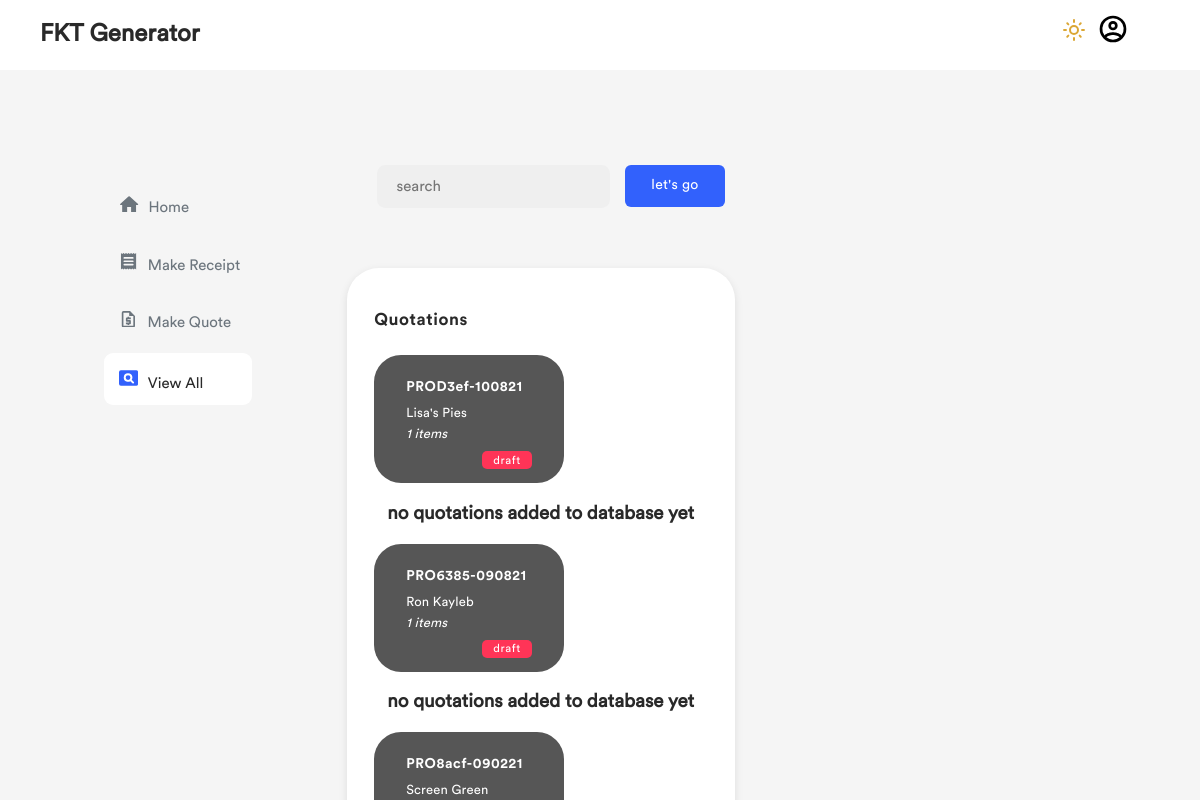
Screenshot of /all_forms (signed in) with the database file from the repository.
### recapp/models.py (models this page shows, shortened)
class Ticket(db.Model):
    id = db.Column(db.Integer, primary_key=True)
    pseudo_id = db.Column(db.String, unique=True, nullable=False)
    belongs_to = db.Column(db.String, nullable=False)
    form_type = db.Column(db.String, nullable=False)
    status = db.Column(db.String, nullable=False)
    subtotal = db.Column(db.Float, nullable=False, default=0.00)
    vat = db.Column(db.Float, nullable=False, default=0.00)
    total_sum = db.Column(db.Float, nullable=False, default=0.00)
    no_items = db.Column(db.Integer, nullable=False, default=0)
    issuance_date = db.Column(
        db.DateTime, nullable=False, default=datetime.utcnow())
    items = db.relationship('Storage', backref='pocket', lazy=True)

### recapp/routes.py (the view, shortened to what this page needs)
@app.route("/all_forms", methods=['GET', 'POST'])
@login_required
def all_forms():
    if not current_user.is_authenticated:
        flash('you need to login before accessing this page', 'danger')
        return redirect(url_for('index'))
    form = Search()
    view_all_forms = Ticket.query.order_by(Ticket.id.desc()).all()
    return render_template('all_forms.html', form=form, viewer=view_all_forms, title='Records')

### recapp/forms.py
class Search(FlaskForm):
    search_bar = StringField(validators=[DataRequired()])
    search_action = SubmitField("let's go")

### recapp/models.py (called while the page is built)
@daimyou.user_loader
def load_user(user_id):
    return User.query.get(int(user_id))

### recapp/templates/all_forms.html (shortened to what this page needs)
{% extends 'origin.html' %}
{% block content %}
    <main role="main">
        <div class="container">
            <div class="form-type">
                <div class="form">
                    <form class="generator for-search">
                        <div class="search">
                            {{ form.search_bar(class='top-on', placeholder='search') }}
                        </div>
                            {{ form.search_action(class='search-btn gen-btn btn') }}
                    </form>
                </div>
            </div>
           {% if payload %}
                {% for element in payload %}}
                    {% if element.form_type == 'PRO' %}
                       <div class="plaque r-margin">
                           <h1>Quotations</h1>
                           <div>
                                <a href="{{ url_for('form_viewer', ticket_id=element.id) }}">
                                    <div class="plaque-sm">
                                            <div class="form-id">
                                                <h2>{{ element.pseudo_id }}</h2>
                                            </div>
                                            <div class="details">
                                                <p>{{ element.belongs_to }}</p>
                                                <p><em>{{element.no_items}} items</em></p>
                                            </div>
                                            <div class="status {{ element.status }}">
                                                <small>{{ element.status }}</small>
                                            </div>
                                    </div>
                                </a>
                            </div>
                       </div>
                    {% else %}
                       <div class="plaque r-margin">
                           <h1>Receipts</h1>
                           <div>
                                <a href="{{ url_for('form_viewer', ticket_id=element.id) }}">
                                    <div class="plaque-sm">
                                            <div class="form-id">
                                                <h2>{{ element.pseudo_id }}</h2>
                                            </div>
                                            <div class="details">
                                                <p>{{ element.belongs_to }}</p>
                                                <p><em>{{element.no_items}} items</em></p>
                                            </div>
                                            <div class="status {{ element.status }}">
                                                <small>{{ element.status }}</small>
                                            </div>
                                    </div>
                                </a>
                            </div>
                       </div>
                    {% endif %}
                {% endfor %}
           {% else %}
                 <div class="plaque r-margin">
                <h1>Quotations</h1>
                {% if viewer %}
                    {% for element in viewer %}
                        {% if element.form_type == 'PRO' %}
                            <div>
                                <a href="{{ url_for('form_viewer', ticket_id=element.id) }}">
                                    <div class="plaque-sm">
                                            <div class="form-id">
                                                <h2>{{ element.pseudo_id }}</h2>
                                            </div>
                                            <div class="details">
                                                <p>{{ element.belongs_to }}</p>
                                                <p><em>{{element.no_items}} items</em></p>
                                            </div>
                                            <div class="status {{ element.status }}">
                                                <small>{{ element.status }}</small>
                                            </div>
                                    </div>
                                </a>
                            </div>
                        {% else %}
                            <h3 style="text-align: center;">no quotations added to database yet</h3>
                        {% endif %}
                    {% endfor %}
                {% endif %}
            </div>
           {% endif %}
        </div>
    </main>
{% endblock %}

### recapp/static/css/style.css (style rules this page uses)
:root { --white: #ffffff; --white2: #eeeeee; --white3: #f5f5f5; --black: #222222; --black2: #202020; --black3: #292929 ; --grey1: #F1F1F1; --grey2: #565656; --grey3: rgba(0, 0, 0, 0.082); --grey4: #DFDFDF; --blue: #3261fc; --blue2: #214ddd; --blue3: #5f69f3; --blue5: #283C81; --blue4: #4f58d8; --blue6:#464AA7; --green: #03c162; --green2: #169153; --green3: #13673D; --yellow: #DBA734; --red: #FF3457; --neutral: #ffd23d; }
.light { --surface1: var(--white); --surface2: var(--white2); --surface3: var(--white3); --text1: var(--black3); --text2: var(--grey2); --text3: var(--white); --border-col:var(--blue); --border-col2: var(--blue2); --box-shadow : var(--grey3); --action1: var(--blue); --action1-active: var(--blue2); --action2: var(--black3); --action2-active: var(--black1); --plaque1: var(--green); --plaque1-active: var(--green2); --plaque2: var(--blue); --plaque2-active: var(--blue2); --plaque3: var(--blue3); --plaque3-active: var(--blue6); --surfake: linear-gradient(to right, var(--black3), var(--white2) ); --sun : var(--yellow); --back-fill: var(--surface1); }
body { margin: 0; padding: 0; background: var(--surface3); color: var(--text1); font-family: "Circular-Book"; transition: background 500ms ease-in-out, color 1000ms ease-in-out; }
a { color: currentColor; text-decoration: none; }
small { font-size: 90%; }
main { display: flex; }
.container, .container-form { padding-top: 6em; padding-left: 2em; padding-right: 2em; margin-bottom: 4.8em; width: 100%; }
.form-type { font-size: 15px; font-weight: light; }
.plaque { max-width: 95%; padding: 1.7em; padding-bottom: 2.2em; background: var(--surface1); margin-bottom: 2.9em; box-shadow: rgba(2, 8, 20, 0.1) 0px 0.175em 0.5em; }
.full-radius, .r-margin { border-radius: 32px; }
.r-margin a { margin-right: 0; }
.plaque h1 { font-size: 17; margin-bottom: 1.5em; letter-spacing: 0.6px; font-family: 'Circular-Bold'; }
.plaque-lg p, .plaque-sm p { font-size: 13; letter-spacing: 0.2px; }
.plaque-sm { padding: 1.5em 2em 2em 2em ; color: var(--text3); width: 190px; background: var(--grey2); margin-right: 1.6em; border-radius: 27px; }
.plaque-sm h2 { font-size: 14; display: inline; font-family: 'Circular-Bold'; letter-spacing: 0.6px; }
.plaque-sm p:first-child { margin-bottom: 0; }
.details { line-height: 0.5em; }
.status { padding: 0.2em 0.9em; border-radius: 5px; float: right; font-size: 12.6; letter-spacing: 0.6px; color: var(--text3); }
.negative, .draft { background: var(--red); }
.form { padding-bottom: 2em; }
.generator { margin-right: 2em; margin-left: 2em; width: 90%; display: flex; }
.top-on { width: 100%; border: none; border-radius: 8.5px; background: var(--back-fill); color: var(--black3); font-size: 15px; font-family: 'Circular-Book'; padding: 0.85em 1.3em; }
.generator .top-on { background: #EFEFEF; }
.generator .top-on { margin-bottom: 1em; }
.gen-btn { padding: 0; background: var(--border-col); border: none; border-radius: 4px; cursor: pointer; font-size: 13px; color: var(--text1); text-align: center; transition: color 0.15s ease-in-out, background-color 0.15s ease-in-out; width: 100px; height: 42px; }
.btn { padding: 0.44em 0.9em; color: var(--text3); border-radius: 6px; border: none; cursor: pointer; font-size: 14; font-family: 'Circular-Book'; letter-spacing: 0.3px; outline: 0; }
.search { margin-right: 1em; }

### rows the page displays
Ticket: pseudo_id "PROD3ef-100821", belongs_to "Lisa's Pies", no_items "1", status "draft"
Ticket: form_type "no quotations added to database yet"
Ticket: pseudo_id "PRO6385-090821", belongs_to "Ron Kayleb", no_items "1", status "draft"
Ticket: form_type "no quotations added to database yet"
Ticket: pseudo_id "PRO8acf-090221", belongs_to "Screen Green"
